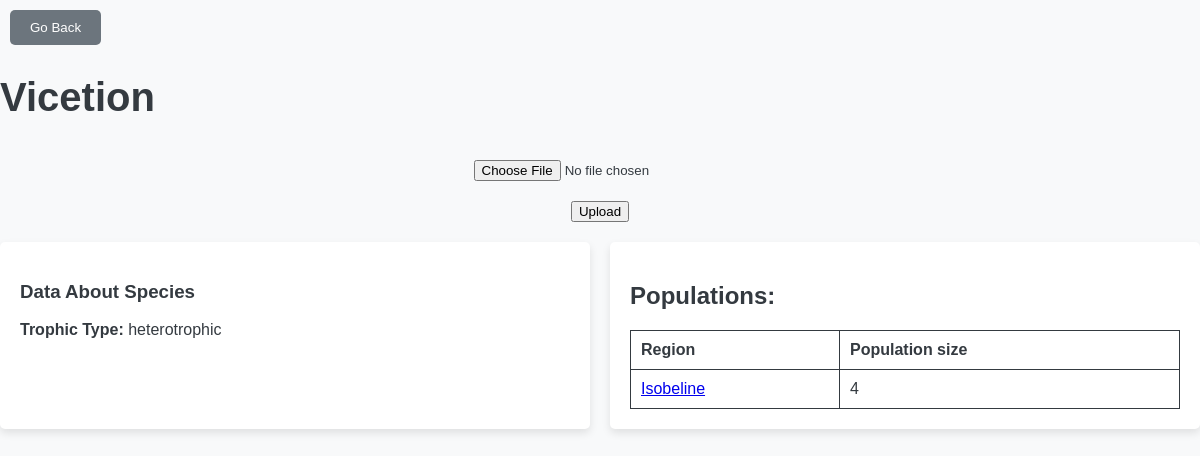
Page /species/Vicetion on the committed database.
### tables this page shows
CREATE TABLE species (
                id INTEGER PRIMARY KEY AUTOINCREMENT,
                name TEXT NOT NULL,
                trophic_type TEXT NOT NULL,
                heterotroph_level INTEGER
            );

CREATE TABLE populations (
                id INTEGER PRIMARY KEY AUTOINCREMENT,
                species TEXT NOT NULL,
                population_size INTEGER NOT NULL,
                region TEXT NOT NULL                
            );

### app.py (the view)
@app.route('/species/<species_name>', methods=['GET','POST'])
def show_species(species_name):
    if request.method == 'POST':
        image = request.files['file']
        image.save(os.path.join(SPECIES_IMAGE_FOLDER, f"{species_name}.jpg"))
    species = db_handler.execute_sql_query("SELECT name, trophic_type, heterotroph_level FROM species WHERE species.name == ?", (species_name,))[0]
    print(species)
    populations = db_handler.execute_sql_query("SELECT population_size, region, id FROM populations WHERE populations.species = ?", (species_name,))
    image_exists = os.path.exists(os.path.join(SPECIES_IMAGE_FOLDER, f"{species_name}.jpg"))
    return render_template('species.html', image_exists = image_exists, species_name = species[0], trophic_type = species[1], heterotrophic_level=species[2], populations= populations)

### database_handler.py (called while the page is built)
    def execute_sql_query(self, sql_query: str, params: Tuple[Any] = ()) -> List[Tuple[Any]]:
        conn = sqlite3.connect(self.db_name)
        cursor = conn.cursor()
        try:
            cursor.execute(sql_query, params)
            output = cursor.fetchall()
        except sqlite3.Error as e:
            print(f"Database error: {e}")
            output = None
        conn.close()
        return output

### templates/species.html (shortened to what this page needs)
<!DOCTYPE html>
<html lang="en">
<head>
</head>
<body>
    <button class="back-button" onclick="window.history.back()">Go Back</button>
    <h1>{{ species_name }}</h1>
    {% if image_exists == True %}
        <img src= "{{ url_for('static', filename='images/species/' + species_name + '.jpg') }}" alt="Species Image">
    {% else %}
        <form id="upload-form" action="/species/{{ species_name }}" method="post" enctype="multipart/form-data">
            <input type="file" name="file" id="file-input">
            <input type="submit" value="Upload">
        </form>
    {% endif %}
    <div class="bottom-section">
        <div class="data-section">
            <h3>Data About Species</h3>
            <ul>
                <li><strong>Trophic Type:</strong> {{ trophic_type }}</li>
            </ul>
        </div>
        <div class="table-section">
            <h2>Populations:</h2>
        <table>
            <thead>
                <tr>
                    <th>Region</th>
                    <th>Population size</th>
                </tr>
            </thead>
            <tbody>
                {% for population in populations %}
                    <tr>
                        <td><a href="/population/{{population[2]}}">{{  population[1] }}</a></td>
                        <td>{{ population[0] }}</td>
                    </tr>
                {% endfor %}
            </tbody>
        </table>
        </div>
    </div>
</body>
</html>

### rows in the picture
species: name "Vicetion", trophic_type "heterotrophic"
populations: region "Isobeline", population_size "4"
